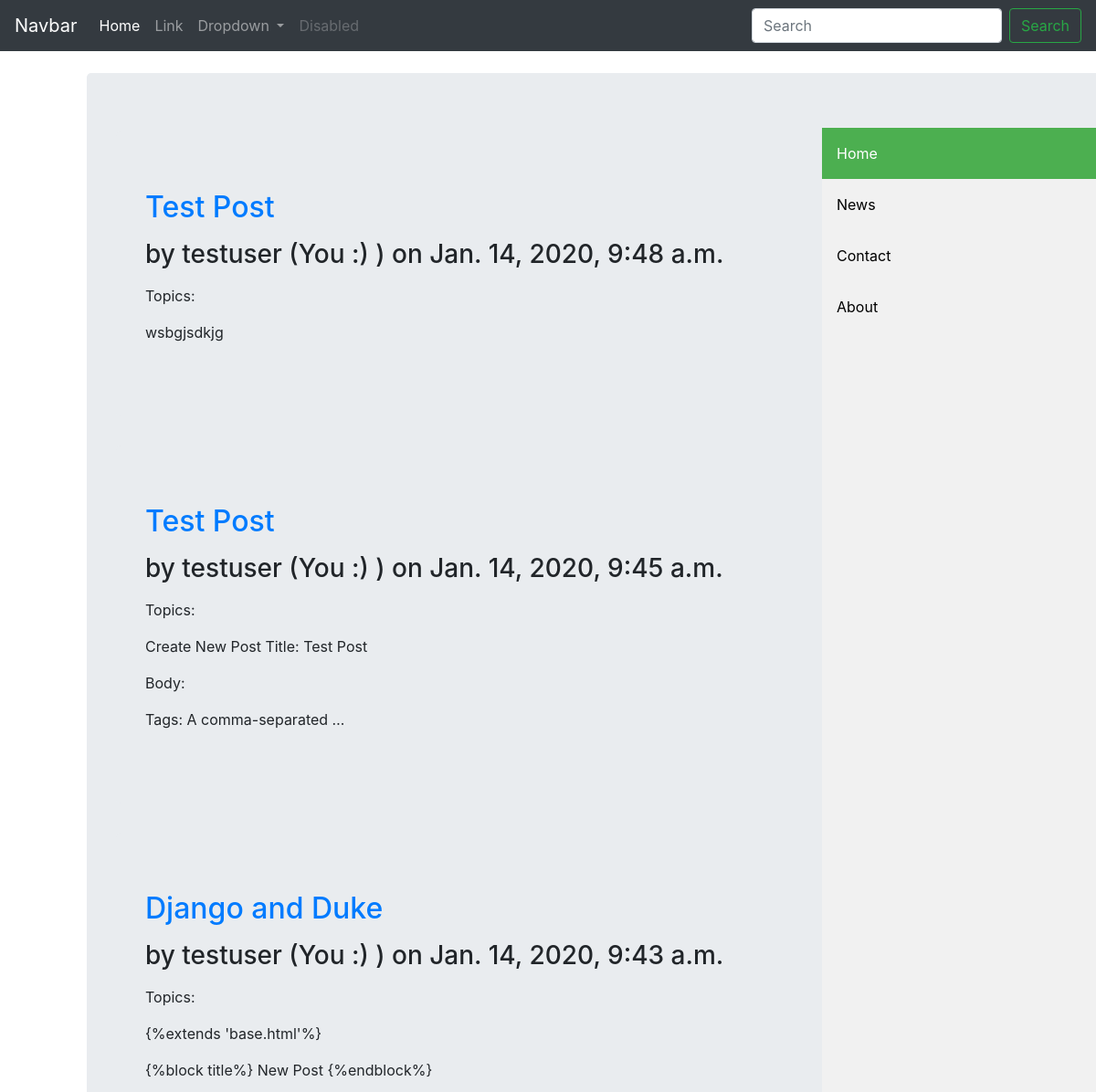
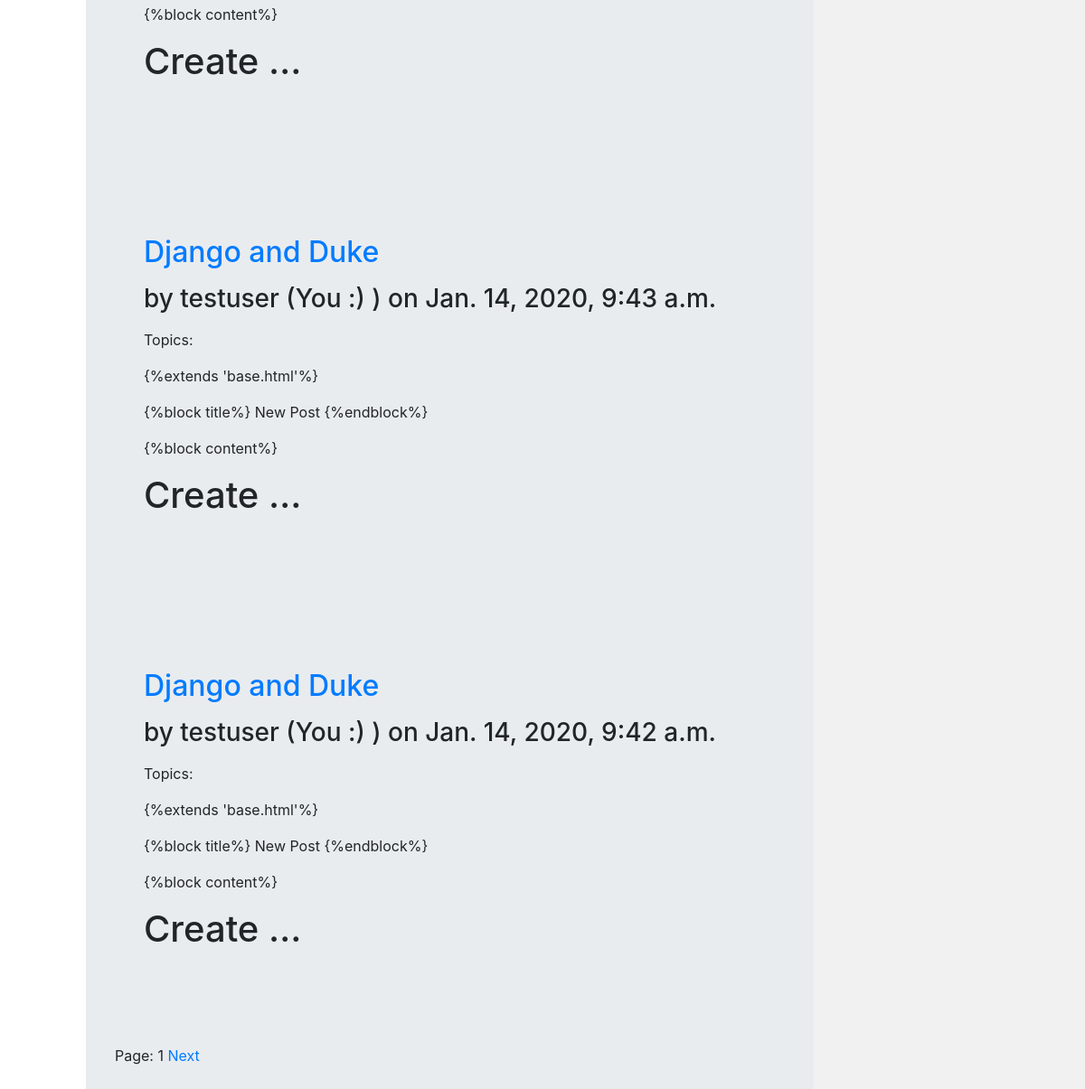
/posts/drafts/ (signed in), run on an earlier commit of the app's database (2 pictures, top to bottom).
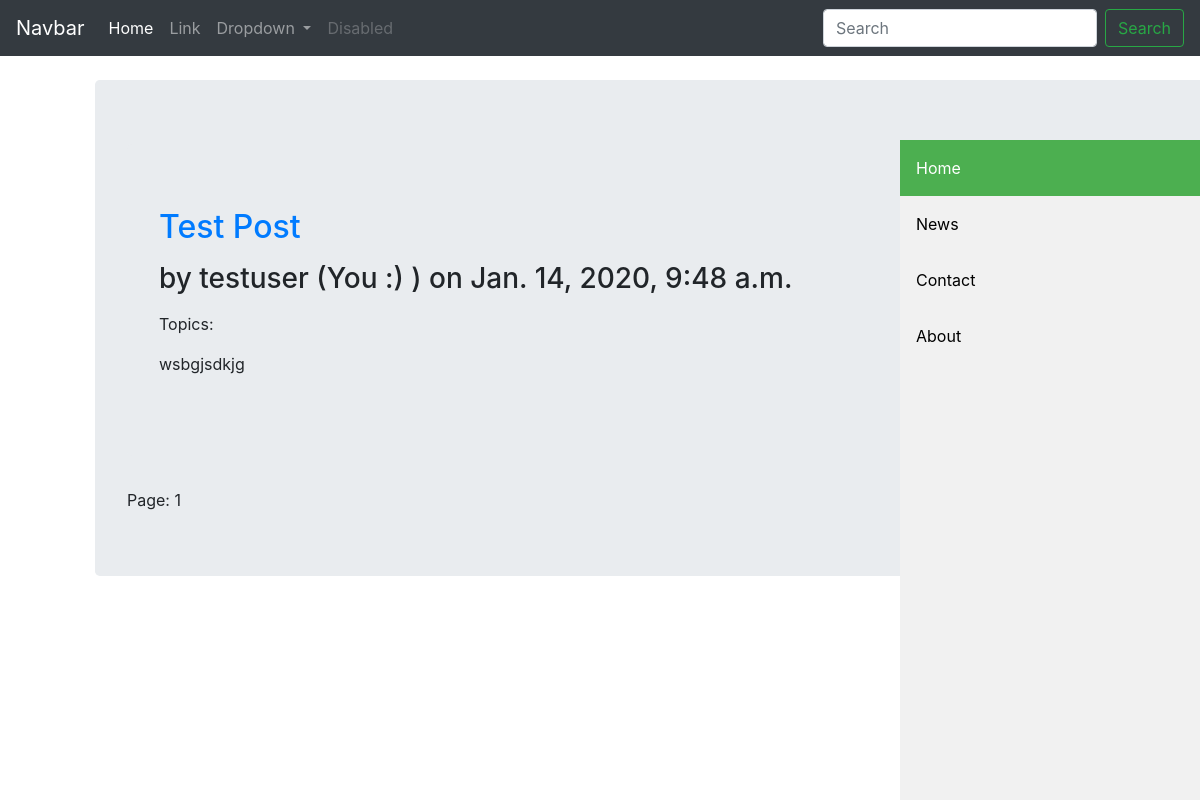
And on a later commit of the database.
### posts/models.py (models this page shows, shortened)
class Post(models.Model):
	STATUS_CHOICES = (('draft', 'Draft'), ('published', 'Published'),)
	title = models.CharField(max_length=250)
	slug = models.SlugField(max_length=250, unique=True)
	author = models.ForeignKey(User, on_delete=models.CASCADE, related_name='posts')
	body = models.TextField()
	publish = models.DateTimeField(default=timezone.now)
	created = models.DateTimeField(auto_now_add=True)
	updated = models.DateTimeField(auto_now=True)
	status = models.CharField(max_length=10, choices=STATUS_CHOICES, default='draft')
	objects = models.Manager()
	published = PublishedManager()
	drafts = DraftManager()
	topics = TaggableManager()
	class Meta:
		ordering = ('-publish',)

### posts/views.py (the view)
# urls.py: path('drafts/', views.draft_posts, name='draft_posts'),
def draft_posts(request):
	object_list = Post.drafts.filter(author=request.user)
	paginator = Paginator(object_list, 5)
	page = request.GET.get('page')
	try:
		posts = paginator.page(page)
	except PageNotAnInteger:
		posts = paginator.page(1)
	except EmptyPage:
		posts = paginator.page(paginator.num_pages)
	return render(request, 'posts/draft_posts.html', {'posts':posts, 'page': page})

### posts/models.py (called while the page is built)
	def get_queryset(self):
		return super(DraftManager, self).get_queryset().filter(status='draft')

### posts/templatetags/posts_tags.py (called while the page is built)
@register.filter(name='markdown')
def markdown_format(text):
	return mark_safe(markdown.markdown(text))

### templates/posts/draft_posts.html (shortened to what this page needs)
{%extends 'base.html'%}
{%load posts_tags%}
{%block content%}
{%for post in posts%}
<div class="jumbotron">
	<a href="{% url 'posts:edit_post' post.pk post.slug %}"><h2>{{post.title}}</h2></a>
<p>
	<h3> by {{post.author}} (You :) ) on {{post.created}}</h3>
</p>
<p>Topics: {{post.topics.all|join:", "}}</p>
{{post.body|markdown|truncatewords_html:10}}
</div>
{%endfor%}
Page:
{%include 'posts/pagination.html' with page=posts%}
{%endblock%}

What changed in the data, as far as the page shows it:
removed Post: title "Test Post", author "testuser", created "Jan. 14, 2020, 9:45 a.m.", body "Create New Post Title: Test Post Body: Tags: A comma-separated …"
no longer on this page (row edited): Post: title "Django and Duke", author "testuser", created "Jan. 14, 2020, 9:43 a.m.", body "{%extends 'base.html'%} {%block title%} New Post {%endblock%} {%block content%} Create …"
removed Post: title "Django and Duke", author "testuser", created "Jan. 14, 2020, 9:43 a.m.", body "{%extends 'base.html'%} {%block title%} New Post {%endblock%} {%block content%} Create …"
removed Post: title "Django and Duke", author "testuser", created "Jan. 14, 2020, 9:42 a.m.", body "{%extends 'base.html'%} {%block title%} New Post {%endblock%} {%block content%} Create …"
Also different on the page:
text no longer shown: "Next"
